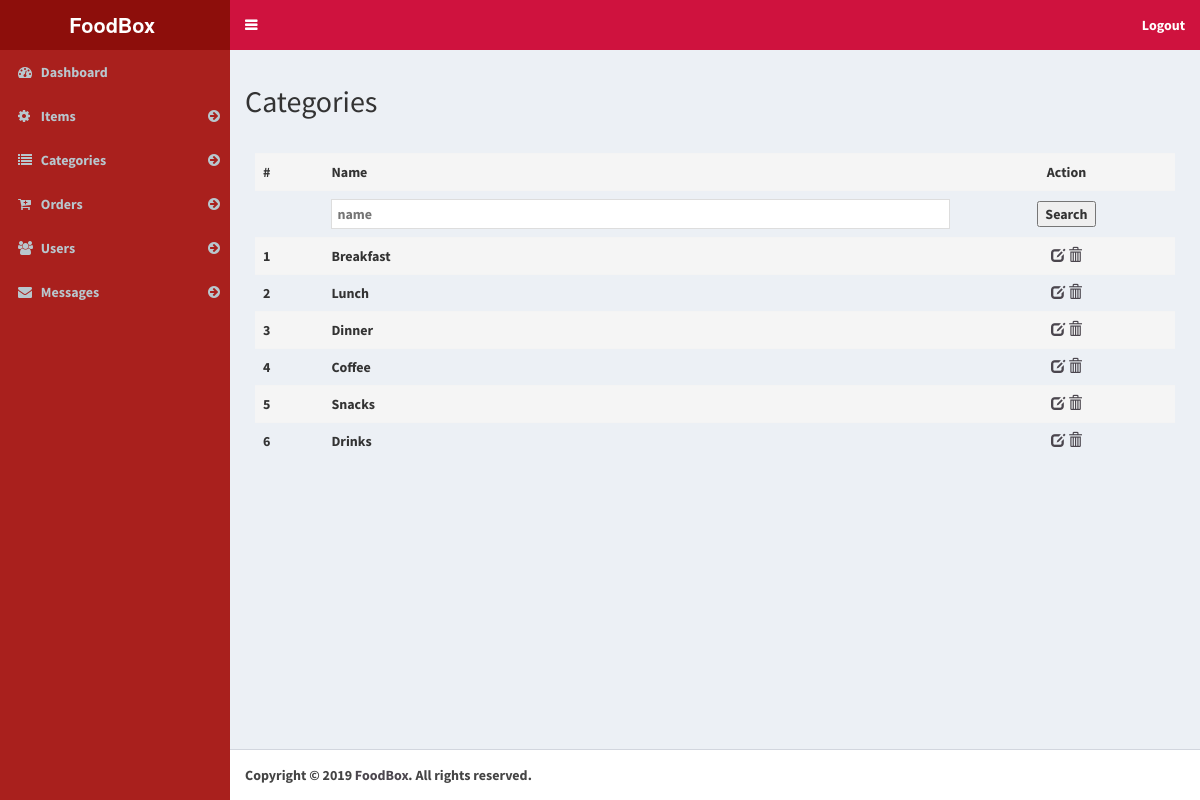
Page /index.php/categories on the committed database.
### tables this page shows
CREATE TABLE `categories` (
  `id` int(11) NOT NULL,
  `name` varchar(255) NOT NULL,
  `category_image` varchar(255) NOT NULL
);

### application/controllers/Categories.php (called while the page is built, shortened)
<?php
class Categories extends CI_Controller {
public function index(){
$this->load->library('pagination');
		$query=$this->db->select('*')->from('categories')->get();
		$data['totalcategories'] = $query->num_rows();
		$data['result'] = $query->result_array();
		$config['per_page']        = 10;
		if ($this->uri->segment(3)) {
			$data['segment'] = $this->uri->segment(3);
		} else {
			$data['segment'] = 0;
		}
		$query = $this->db->limit($config['per_page'], $data['segment'])->select('*')->from('categories')->get();
		$data['result'] = $query->result_array();
			$this->load->view('admin/header');
			$this->load->view('admin/sidebar');
			$this->load->view('categories',$data);
			$this->load->view('admin/footer');
}
}

### index.php (called while the page is built, shortened)
<?php
require_once BASEPATH.'core/CodeIgniter.php';

### application/views/categories.php (the view, shortened to what this page needs)
<div class="content-wrapper">
  <section class="contentheadflex content-header"  id="contentheid">
    <div class="row">
     <div class="col-sm-6">
       <div class="contenttitle memberperformencetitle">
         <h2>
          Categories
        </h2>
   </div>
 </div>
</div>
</section>
<div class="col-md-6 col-xs-6">
  </div>
  <form method="get" enctype="multipart/form-data" action="<?=base_url()?>Categories" id="mainform">
    <section class="content">
      <div class="row">
        <div class="col-sm-12">
         <div class="">
        <div class="settingstablebody box-body table-responsive">
          <table class="table table-hover">
            <tbody>
            <tr class="">
              <th>#</th>
              <th>Name</th>
              <th>Action</th>
            </tr>
            <tr>
             <td>
             </td>
             <td>
               <div class="settingsinf">
                 <input type="text" placeholder="name" name="name" value="<?php if(!empty($name)){ echo  $name;  } ?>" >
               </div>
             </td>
             <td><button type="submit" id="" name="Search">Search</button></td>
   </tr>
   </form>
   <?php
   $i=0;
    foreach($result as $row) {
    $i++; ?>
   <td>
     <div class="settingsinf">
       <?=$i?>
     </div>
   </td>
   <td>
     <div class="settingsinf">
       <?=$row['name']?>
     </div>
   </td>
<td>
  <a href="<?=base_url()?>Categories/edit_categories/<?=$row['id']?>" data-toggle="tooltip" title="Edit"><span class="glyphicon glyphicon-edit"></span></a>
  <a href="<?=base_url()?>Categories/delete/<?=$row['id']?>" data-toggle="tooltip" title="Delete"><span class="glyphicon glyphicon-trash"></span></a>
</td>
 <?php } ?>
</div>
</div>

### rows in the picture
categories: name "Breakfast"
categories: name "Lunch"
categories: name "Dinner"
categories: name "Coffee"
categories: name "Snacks"
categories: name "Drinks"
